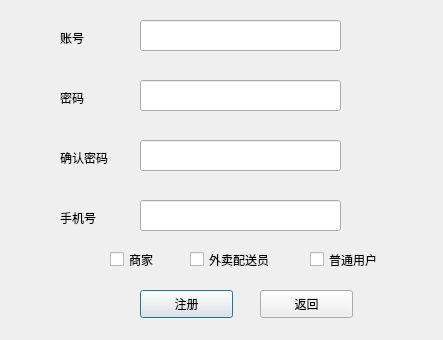
<?xml version="1.0" encoding="UTF-8"?>
<ui version="4.0">
 <class>Dialog</class>
 <widget class="QDialog" name="Dialog">
  <property name="geometry">
   <rect>
    <x>0</x>
    <y>0</y>
    <width>443</width>
    <height>340</height>
   </rect>
  </property>
  <property name="windowTitle">
   <string>注册</string>
  </property>
  <widget class="QLineEdit" name="lineEdit">
   <property name="geometry">
    <rect>
     <x>140</x>
     <y>20</y>
     <width>201</width>
     <height>31</height>
    </rect>
   </property>
  </widget>
  <widget class="QLabel" name="label">
   <property name="geometry">
    <rect>
     <x>60</x>
     <y>30</y>
     <width>72</width>
     <height>15</height>
    </rect>
   </property>
   <property name="text">
    <string>账号</string>
   </property>
  </widget>
  <widget class="QLabel" name="label_2">
   <property name="geometry">
    <rect>
     <x>60</x>
     <y>90</y>
     <width>72</width>
     <height>15</height>
    </rect>
   </property>
   <property name="text">
    <string>密码</string>
   </property>
  </widget>
  <widget class="QLabel" name="label_3">
   <property name="geometry">
    <rect>
     <x>60</x>
     <y>150</y>
     <width>72</width>
     <height>15</height>
    </rect>
   </property>
   <property name="text">
    <string>确认密码</string>
   </property>
  </widget>
  <widget class="QLabel" name="label_4">
   <property name="geometry">
    <rect>
     <x>60</x>
     <y>210</y>
     <width>72</width>
     <height>15</height>
    </rect>
   </property>
   <property name="text">
    <string>手机号</string>
   </property>
  </widget>
  <widget class="QLineEdit" name="lineEdit_2">
   <property name="geometry">
    <rect>
     <x>140</x>
     <y>80</y>
     <width>201</width>
     <height>31</height>
    </rect>
   </property>
  </widget>
  <widget class="QLineEdit" name="lineEdit_3">
   <property name="geometry">
    <rect>
     <x>140</x>
     <y>140</y>
     <width>201</width>
     <height>31</height>
    </rect>
   </property>
  </widget>
  <widget class="QLineEdit" name="lineEdit_4">
   <property name="geometry">
    <rect>
     <x>140</x>
     <y>200</y>
     <width>201</width>
     <height>31</height>
    </rect>
   </property>
  </widget>
  <widget class="QPushButton" name="pushButton">
   <property name="geometry">
    <rect>
     <x>140</x>
     <y>290</y>
     <width>93</width>
     <height>28</height>
    </rect>
   </property>
   <property name="text">
    <string>注册</string>
   </property>
  </widget>
  <widget class="QPushButton" name="pushButton_2">
   <property name="geometry">
    <rect>
     <x>260</x>
     <y>290</y>
     <width>93</width>
     <height>28</height>
    </rect>
   </property>
   <property name="text">
    <string>返回</string>
   </property>
  </widget>
  <widget class="QWidget" name="widget" native="true">
   <property name="geometry">
    <rect>
     <x>40</x>
     <y>250</y>
     <width>401</width>
     <height>21</height>
    </rect>
   </property>
   <widget class="QCheckBox" name="boss">
    <property name="geometry">
     <rect>
      <x>70</x>
      <y>0</y>
      <width>91</width>
      <height>19</height>
     </rect>
    </property>
    <property name="text">
     <string>商家</string>
    </property>
    <property name="autoExclusive">
     <bool>true</bool>
    </property>
   </widget>
   <widget class="QCheckBox" name="ridder">
    <property name="geometry">
     <rect>
      <x>150</x>
      <y>0</y>
      <width>101</width>
      <height>19</height>
     </rect>
    </property>
    <property name="text">
     <string>外卖配送员</string>
    </property>
    <property name="autoExclusive">
     <bool>true</bool>
    </property>
   </widget>
   <widget class="QCheckBox" name="customer">
    <property name="geometry">
     <rect>
      <x>270</x>
      <y>0</y>
      <width>91</width>
      <height>19</height>
     </rect>
    </property>
    <property name="text">
     <string>普通用户</string>
    </property>
    <property name="autoExclusive">
     <bool>true</bool>
    </property>
   </widget>
  </widget>
 </widget>
 <resources/>
 <connections/>
</ui>
